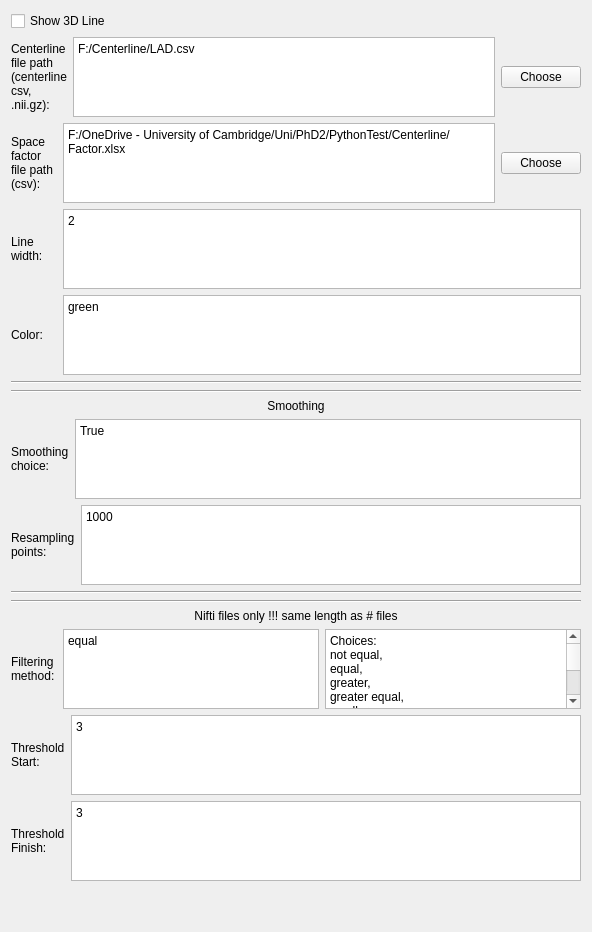
            <widget class="QWidget" name="tab">
             <attribute name="title">
              <string>3D Line</string>
             </attribute>
             <layout class="QVBoxLayout" name="verticalLayout_2">
              <item>
               <layout class="QHBoxLayout" name="horizontalLayout_184">
                <item>
                 <widget class="QCheckBox" name="line3DCheckBox_R3V">
                  <property name="text">
                   <string>Show 3D Line</string>
                  </property>
                  <property name="checked">
                   <bool>false</bool>
                  </property>
                 </widget>
                </item>
                <item>
                 <spacer name="horizontalSpacer_15_R3V_17">
                  <property name="orientation">
                   <enum>Qt::Horizontal</enum>
                  </property>
                  <property name="sizeHint" stdset="0">
                   <size>
                    <width>40</width>
                    <height>20</height>
                   </size>
                  </property>
                 </spacer>
                </item>
               </layout>
              </item>
              <item>
               <layout class="QHBoxLayout" name="horizontalLayout_185">
                <item>
                 <widget class="QLabel" name="label_503">
                  <property name="sizePolicy">
                   <sizepolicy hsizetype="Preferred" vsizetype="Preferred">
                    <horstretch>0</horstretch>
                    <verstretch>0</verstretch>
                   </sizepolicy>
                  </property>
                  <property name="minimumSize">
                   <size>
                    <width>46</width>
                    <height>0</height>
                   </size>
                  </property>
                  <property name="maximumSize">
                   <size>
                    <width>16777215</width>
                    <height>16777215</height>
                   </size>
                  </property>
                  <property name="text">
                   <string>Centerline file path (centerline csv, .nii.gz): </string>
                  </property>
                  <property name="wordWrap">
                   <bool>true</bool>
                  </property>
                 </widget>
                </item>
                <item>
                 <widget class="QPlainTextEdit" name="filesCLTxt_R3V">
                  <property name="enabled">
                   <bool>true</bool>
                  </property>
                  <property name="sizePolicy">
                   <sizepolicy hsizetype="Expanding" vsizetype="Expanding">
                    <horstretch>0</horstretch>
                    <verstretch>60</verstretch>
                   </sizepolicy>
                  </property>
                  <property name="minimumSize">
                   <size>
                    <width>0</width>
                    <height>0</height>
                   </size>
                  </property>
                  <property name="maximumSize">
                   <size>
                    <width>16777215</width>
                    <height>80</height>
                   </size>
                  </property>
                  <property name="baseSize">
                   <size>
                    <width>0</width>
                    <height>0</height>
                   </size>
                  </property>
                  <property name="plainText">
                   <string>F:/Centerline/LAD.csv</string>
                  </property>
                 </widget>
                </item>
                <item>
                 <layout class="QVBoxLayout" name="verticalLayout_93">
                  <item>
                   <widget class="QPushButton" name="CLChooseFilesBtn_R3V">
                    <property name="sizePolicy">
                     <sizepolicy hsizetype="Fixed" vsizetype="Fixed">
                      <horstretch>0</horstretch>
                      <verstretch>0</verstretch>
                     </sizepolicy>
                    </property>
                    <property name="text">
                     <string>Choose</string>
                    </property>
                   </widget>
                  </item>
                 </layout>
                </item>
               </layout>
              </item>
              <item>
               <layout class="QHBoxLayout" name="horizontalLayout_186">
                <item>
                 <widget class="QLabel" name="label_506">
                  <property name="sizePolicy">
                   <sizepolicy hsizetype="Preferred" vsizetype="Preferred">
                    <horstretch>0</horstretch>
                    <verstretch>0</verstretch>
                   </sizepolicy>
                  </property>
                  <property name="minimumSize">
                   <size>
                    <width>46</width>
                    <height>0</height>
                   </size>
                  </property>
                  <property name="maximumSize">
                   <size>
                    <width>16777215</width>
                    <height>16777215</height>
                   </size>
                  </property>
                  <property name="text">
                   <string>Space factor file path (csv): </string>
                  </property>
                  <property name="wordWrap">
                   <bool>true</bool>
                  </property>
                 </widget>
                </item>
                <item>
                 <widget class="QPlainTextEdit" name="filePathFactorCLTxt_R3V">
                  <property name="enabled">
                   <bool>true</bool>
                  </property>
                  <property name="sizePolicy">
                   <sizepolicy hsizetype="Expanding" vsizetype="Expanding">
                    <horstretch>0</horstretch>
                    <verstretch>60</verstretch>
                   </sizepolicy>
                  </property>
                  <property name="minimumSize">
                   <size>
                    <width>0</width>
                    <height>0</height>
                   </size>
                  </property>
                  <property name="maximumSize">
                   <size>
                    <width>16777215</width>
                    <height>80</height>
                   </size>
                  </property>
                  <property name="baseSize">
                   <size>
                    <width>0</width>
                    <height>0</height>
                   </size>
                  </property>
                  <property name="plainText">
                   <string>F:/OneDrive - University of Cambridge/Uni/PhD2/PythonTest/Centerline/Factor.xlsx</string>
                  </property>
                 </widget>
                </item>
                <item>
                 <layout class="QVBoxLayout" name="verticalLayout_94">
                  <item>
                   <widget class="QPushButton" name="CLFactorChooseFilesBtn_R3V">
                    <property name="sizePolicy">
                     <sizepolicy hsizetype="Fixed" vsizetype="Fixed">
                      <horstretch>0</horstretch>
                      <verstretch>0</verstretch>
                     </sizepolicy>
                    </property>
                    <property name="text">
                     <string>Choose</string>
                    </property>
                   </widget>
                  </item>
                 </layout>
                </item>
               </layout>
              </item>
              <item>
               <layout class="QHBoxLayout" name="horizontalLayout_188">
                <item>
                 <widget class="QLabel" name="label_527">
                  <property name="sizePolicy">
                   <sizepolicy hsizetype="Preferred" vsizetype="Preferred">
                    <horstretch>0</horstretch>
                    <verstretch>0</verstretch>
                   </sizepolicy>
                  </property>
                  <property name="minimumSize">
                   <size>
                    <width>46</width>
                    <height>0</height>
                   </size>
                  </property>
                  <property name="maximumSize">
                   <size>
                    <width>16777215</width>
                    <height>16777215</height>
                   </size>
                  </property>
                  <property name="text">
                   <string>Line width:</string>
                  </property>
                  <property name="wordWrap">
                   <bool>true</bool>
                  </property>
                 </widget>
                </item>
                <item>
                 <widget class="QPlainTextEdit" name="widthsCLTxt_R3V">
                  <property name="enabled">
                   <bool>true</bool>
                  </property>
                  <property name="sizePolicy">
                   <sizepolicy hsizetype="Expanding" vsizetype="Expanding">
                    <horstretch>0</horstretch>
                    <verstretch>60</verstretch>
                   </sizepolicy>
                  </property>
                  <property name="minimumSize">
                   <size>
                    <width>0</width>
                    <height>0</height>
                   </size>
                  </property>
                  <property name="maximumSize">
                   <size>
                    <width>16777215</width>
                    <height>80</height>
                   </size>
                  </property>
                  <property name="baseSize">
                   <size>
                    <width>0</width>
                    <height>0</height>
                   </size>
                  </property>
                  <property name="plainText">
                   <string>2</string>
                  </property>
                 </widget>
                </item>
               </layout>
              </item>
              <item>
               <layout class="QHBoxLayout" name="horizontalLayout_189">
                <item>
                 <widget class="QLabel" name="label_529">
                  <property name="sizePolicy">
                   <sizepolicy hsizetype="Preferred" vsizetype="Preferred">
                    <horstretch>0</horstretch>
                    <verstretch>0</verstretch>
                   </sizepolicy>
                  </property>
                  <property name="minimumSize">
                   <size>
                    <width>46</width>
                    <height>0</height>
                   </size>
                  </property>
                  <property name="maximumSize">
                   <size>
                    <width>16777215</width>
                    <height>16777215</height>
                   </size>
                  </property>
                  <property name="text">
                   <string>Color:</string>
                  </property>
                  <property name="wordWrap">
                   <bool>true</bool>
                  </property>
                 </widget>
                </item>
                <item>
                 <widget class="QPlainTextEdit" name="colorsCLTxt_R3V">
                  <property name="enabled">
                   <bool>true</bool>
                  </property>
                  <property name="sizePolicy">
                   <sizepolicy hsizetype="Expanding" vsizetype="Expanding">
                    <horstretch>0</horstretch>
                    <verstretch>60</verstretch>
                   </sizepolicy>
                  </property>
                  <property name="minimumSize">
                   <size>
                    <width>0</width>
                    <height>0</height>
                   </size>
                  </property>
                  <property name="maximumSize">
                   <size>
                    <width>16777215</width>
                    <height>80</height>
                   </size>
                  </property>
                  <property name="baseSize">
                   <size>
                    <width>0</width>
                    <height>0</height>
                   </size>
                  </property>
                  <property name="plainText">
                   <string>green</string>
                  </property>
                 </widget>
                </item>
               </layout>
              </item>
              <item>
               <widget class="Line" name="line_152">
                <property name="orientation">
                 <enum>Qt::Horizontal</enum>
                </property>
               </widget>
              </item>
              <item>
               <widget class="Line" name="line_153">
                <property name="orientation">
                 <enum>Qt::Horizontal</enum>
                </property>
               </widget>
              </item>
              <item>
               <widget class="QLabel" name="label_534">
                <property name="text">
                 <string>Smoothing</string>
                </property>
                <property name="alignment">
                 <set>Qt::AlignCenter</set>
                </property>
               </widget>
              </item>
              <item>
               <layout class="QHBoxLayout" name="horizontalLayout_201">
                <item>
                 <widget class="QLabel" name="label_536">
                  <property name="sizePolicy">
                   <sizepolicy hsizetype="Preferred" vsizetype="Preferred">
                    <horstretch>0</horstretch>
                    <verstretch>0</verstretch>
                   </sizepolicy>
                  </property>
                  <property name="minimumSize">
                   <size>
                    <width>46</width>
                    <height>0</height>
                   </size>
                  </property>
                  <property name="maximumSize">
                   <size>
                    <width>16777215</width>
                    <height>16777215</height>
                   </size>
                  </property>
                  <property name="text">
                   <string>Smoothing choice:</string>
                  </property>
                  <property name="wordWrap">
                   <bool>true</bool>
                  </property>
                 </widget>
                </item>
                <item>
                 <widget class="QPlainTextEdit" name="smoothChoicesCLTxt_R3V">
                  <property name="enabled">
                   <bool>true</bool>
                  </property>
                  <property name="sizePolicy">
                   <sizepolicy hsizetype="Expanding" vsizetype="Expanding">
                    <horstretch>0</horstretch>
                    <verstretch>60</verstretch>
                   </sizepolicy>
                  </property>
                  <property name="minimumSize">
                   <size>
                    <width>0</width>
                    <height>0</height>
                   </size>
                  </property>
                  <property name="maximumSize">
                   <size>
                    <width>16777215</width>
                    <height>80</height>
                   </size>
                  </property>
                  <property name="baseSize">
                   <size>
                    <width>0</width>
                    <height>0</height>
                   </size>
                  </property>
                  <property name="plainText">
                   <string>True</string>
                  </property>
                 </widget>
                </item>
               </layout>
              </item>
              <item>
               <layout class="QHBoxLayout" name="horizontalLayout_200">
                <item>
                 <widget class="QLabel" name="label_535">
                  <property name="sizePolicy">
                   <sizepolicy hsizetype="Preferred" vsizetype="Preferred">
                    <horstretch>0</horstretch>
                    <verstretch>0</verstretch>
                   </sizepolicy>
                  </property>
                  <property name="minimumSize">
                   <size>
                    <width>46</width>
                    <height>0</height>
                   </size>
                  </property>
                  <property name="maximumSize">
                   <size>
                    <width>16777215</width>
                    <height>16777215</height>
                   </size>
                  </property>
                  <property name="text">
                   <string>Resampling points:</string>
                  </property>
                  <property name="wordWrap">
                   <bool>true</bool>
                  </property>
                 </widget>
                </item>
                <item>
                 <widget class="QPlainTextEdit" name="resamplingCLTxt_R3V">
                  <property name="enabled">
                   <bool>true</bool>
                  </property>
                  <property name="sizePolicy">
                   <sizepolicy hsizetype="Expanding" vsizetype="Expanding">
                    <horstretch>0</horstretch>
                    <verstretch>60</verstretch>
                   </sizepolicy>
                  </property>
                  <property name="minimumSize">
                   <size>
                    <width>0</width>
                    <height>0</height>
                   </size>
                  </property>
                  <property name="maximumSize">
                   <size>
                    <width>16777215</width>
                    <height>80</height>
                   </size>
                  </property>
                  <property name="baseSize">
                   <size>
                    <width>0</width>
                    <height>0</height>
                   </size>
                  </property>
                  <property name="plainText">
                   <string>1000</string>
                  </property>
                 </widget>
                </item>
               </layout>
              </item>
              <item>
               <widget class="Line" name="line_150">
                <property name="orientation">
                 <enum>Qt::Horizontal</enum>
                </property>
               </widget>
              </item>
              <item>
               <widget class="Line" name="line_151">
                <property name="orientation">
                 <enum>Qt::Horizontal</enum>
                </property>
               </widget>
              </item>
              <item>
               <widget class="QLabel" name="label_530">
                <property name="text">
                 <string>Nifti files only !!! same length as # files</string>
                </property>
                <property name="alignment">
                 <set>Qt::AlignCenter</set>
                </property>
               </widget>
              </item>
              <item>
               <layout class="QHBoxLayout" name="horizontalLayout_196">
                <item>
                 <widget class="QLabel" name="label_532">
                  <property name="sizePolicy">
                   <sizepolicy hsizetype="Preferred" vsizetype="Preferred">
                    <horstretch>0</horstretch>
                    <verstretch>0</verstretch>
                   </sizepolicy>
                  </property>
                  <property name="minimumSize">
                   <size>
                    <width>46</width>
                    <height>0</height>
                   </size>
                  </property>
                  <property name="maximumSize">
                   <size>
                    <width>16777215</width>
                    <height>16777215</height>
                   </size>
                  </property>
                  <property name="text">
                   <string>Filtering method:</string>
                  </property>
                  <property name="wordWrap">
                   <bool>true</bool>
                  </property>
                 </widget>
                </item>
                <item>
                 <widget class="QPlainTextEdit" name="filtersCLTxt_R3V">
                  <property name="enabled">
                   <bool>true</bool>
                  </property>
                  <property name="sizePolicy">
                   <sizepolicy hsizetype="Expanding" vsizetype="Expanding">
                    <horstretch>0</horstretch>
                    <verstretch>60</verstretch>
                   </sizepolicy>
                  </property>
                  <property name="minimumSize">
                   <size>
                    <width>0</width>
                    <height>0</height>
                   </size>
                  </property>
                  <property name="maximumSize">
                   <size>
                    <width>16777215</width>
                    <height>80</height>
                   </size>
                  </property>
                  <property name="baseSize">
                   <size>
                    <width>0</width>
                    <height>0</height>
                   </size>
                  </property>
                  <property name="plainText">
                   <string>equal</string>
                  </property>
                 </widget>
                </item>
                <item>
                 <widget class="QPlainTextEdit" name="filtersPTTxt_R3V_4">
                  <property name="enabled">
                   <bool>true</bool>
                  </property>
                  <property name="sizePolicy">
                   <sizepolicy hsizetype="Expanding" vsizetype="Expanding">
                    <horstretch>0</horstretch>
                    <verstretch>60</verstretch>
                   </sizepolicy>
                  </property>
                  <property name="minimumSize">
                   <size>
                    <width>0</width>
                    <height>0</height>
                   </size>
                  </property>
                  <property name="maximumSize">
                   <size>
                    <width>16777215</width>
                    <height>80</height>
                   </size>
                  </property>
                  <property name="baseSize">
                   <size>
                    <width>0</width>
                    <height>0</height>
                   </size>
                  </property>
                  <property name="plainText">
                   <string>Choices:
not equal,
equal,
greater,
greater equal,
smaller,
smaller_equal,
boundary</string>
                  </property>
                 </widget>
                </item>
               </layout>
              </item>
              <item>
               <layout class="QHBoxLayout" name="horizontalLayout_194">
                <item>
                 <widget class="QLabel" name="label_531">
                  <property name="sizePolicy">
                   <sizepolicy hsizetype="Preferred" vsizetype="Preferred">
                    <horstretch>0</horstretch>
                    <verstretch>0</verstretch>
                   </sizepolicy>
                  </property>
                  <property name="minimumSize">
                   <size>
                    <width>46</width>
                    <height>0</height>
                   </size>
                  </property>
                  <property name="maximumSize">
                   <size>
                    <width>16777215</width>
                    <height>16777215</height>
                   </size>
                  </property>
                  <property name="text">
                   <string>Threshold Start:</string>
                  </property>
                  <property name="wordWrap">
                   <bool>true</bool>
                  </property>
                 </widget>
                </item>
                <item>
                 <widget class="QPlainTextEdit" name="threStartsCLTxt_R3V">
                  <property name="enabled">
                   <bool>true</bool>
                  </property>
                  <property name="sizePolicy">
                   <sizepolicy hsizetype="Expanding" vsizetype="Expanding">
                    <horstretch>0</horstretch>
                    <verstretch>60</verstretch>
                   </sizepolicy>
                  </property>
                  <property name="minimumSize">
                   <size>
                    <width>0</width>
                    <height>0</height>
                   </size>
                  </property>
                  <property name="maximumSize">
                   <size>
                    <width>16777215</width>
                    <height>80</height>
                   </size>
                  </property>
                  <property name="baseSize">
                   <size>
                    <width>0</width>
                    <height>0</height>
                   </size>
                  </property>
                  <property name="plainText">
                   <string>3</string>
                  </property>
                 </widget>
                </item>
               </layout>
              </item>
              <item>
               <layout class="QHBoxLayout" name="horizontalLayout_198">
                <item>
                 <widget class="QLabel" name="label_533">
                  <property name="sizePolicy">
                   <sizepolicy hsizetype="Preferred" vsizetype="Preferred">
                    <horstretch>0</horstretch>
                    <verstretch>0</verstretch>
                   </sizepolicy>
                  </property>
                  <property name="minimumSize">
                   <size>
                    <width>46</width>
                    <height>0</height>
                   </size>
                  </property>
                  <property name="maximumSize">
                   <size>
                    <width>16777215</width>
                    <height>16777215</height>
                   </size>
                  </property>
                  <property name="text">
                   <string>Threshold Finish:</string>
                  </property>
                  <property name="wordWrap">
                   <bool>true</bool>
                  </property>
                 </widget>
                </item>
                <item>
                 <widget class="QPlainTextEdit" name="threStopsCLTxt_R3V">
                  <property name="enabled">
                   <bool>true</bool>
                  </property>
                  <property name="sizePolicy">
                   <sizepolicy hsizetype="Expanding" vsizetype="Expanding">
                    <horstretch>0</horstretch>
                    <verstretch>60</verstretch>
                   </sizepolicy>
                  </property>
                  <property name="minimumSize">
                   <size>
                    <width>0</width>
                    <height>0</height>
                   </size>
                  </property>
                  <property name="maximumSize">
                   <size>
                    <width>16777215</width>
                    <height>80</height>
                   </size>
                  </property>
                  <property name="baseSize">
                   <size>
                    <width>0</width>
                    <height>0</height>
                   </size>
                  </property>
                  <property name="plainText">
                   <string>3</string>
                  </property>
                 </widget>
                </item>
               </layout>
              </item>
              <item>
               <spacer name="verticalSpacerCL_R3V">
                <property name="orientation">
                 <enum>Qt::Vertical</enum>
                </property>
                <property name="sizeHint" stdset="0">
                 <size>
                  <width>20</width>
                  <height>40</height>
                 </size>
                </property>
               </spacer>
              </item>
             </layout>
            </widget>
